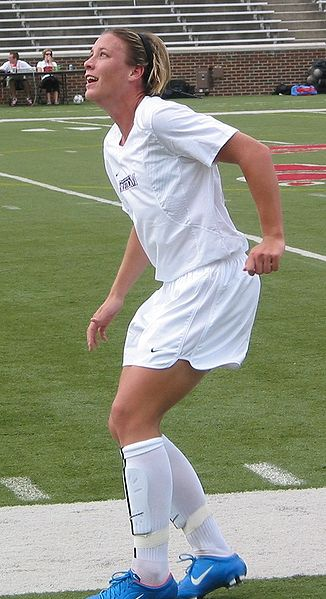
#> input picture Project_Files/Abby_Wambach.png, 326 x 599 px; its folder holds only this picture in this run
$ python Make_old_all_files.py
#> lines starting #> are read from the running program, lines starting #| are printed output that depends on the picture
from __future__ import print_function
import os
from os import path
import PIL
import PIL.ImageDraw
from PIL import Image, ImageEnhance, ImageFilter


global directory

print(os.getcwd())
#defines directory which contains the images to be modified, files must be in a directory called Project_Files
directory = os.getcwd()+"/Project_Files"

def make_old(filename):

    '''This function makes the image processed look old by
    pasting a brown mask on top of it, changing the contrast by certain metrics,
    and then pasting a grainy texture on top of it. After this is done, the image is
    cropped and stored in another variable. It then creates a solid border by
    making a large rectangle, and then the cropped image is pasted upon it. This creates the effect
    of an old style photo.
    '''

    texture = 'Gray_Texture.png'
    imageObject = filename

    #opens the texture and image files to be modified
    imageObject = Image.open(filename)
    Texture_img = PIL.Image.open(texture)

    width, height = imageObject.size #obtains size of the image in directory
    Texture_img.convert("RGBA") #converts into RGBA for transparency
    Texture_img.putalpha(50) #adds opacity to


    enhancer = ImageEnhance.Color(imageObject)
    imageObject = enhancer.enhance(0.0) #lowers brightness, color, contrast etc.

    width, height = imageObject.size #obtains size of image being processed

    position = (int(0.05*width), int(0.05*height), int(0.95*width), int(0.95*height))
    #creates the size of the image to be cropped

    width2, height2 = Texture_img.size

    position2 = (int(0.05*width2), int(0.05*height2), int(0.95*width2), int(0.95*height2))
    #creates the size of the texture to be cropped

    #Image.new(mode, size, color) = image
    brown_mask = PIL.Image.new("RGBA", imageObject.size, (223, 163, 102, 95)) #specifies the color and size of brown mask
    Texture_img = Texture_img.crop(position2) #crops texture image to fit the image processed
    imageObject.paste(brown_mask, (0,0), brown_mask) #makes the image brown, by pasting the mask
    imageObject.paste(Texture_img, (0,0), Texture_img) #adds the texture on top of the image


    newImage = imageObject.crop(position) #crops the image being processed
    enhancer = ImageEnhance.Contrast(newImage) #increases contrast of the image being processed
    newImage = enhancer.enhance(0.8)

    enhancer = ImageEnhance.Brightness(imageObject)
    imageObject = enhancer.enhance(0.95)

    border = PIL.Image.new("RGBA", imageObject.size, (125, 105, 63, 250)) #creates solid brown border

    imageObject.paste(border) #pastes solid border on image processed
    imageObject.paste(newImage, position) #pastes the cropped image on top of the solid border (it's a brown rectangle)

    return imageObject

def get_images(directory):
    """ Returns PIL.Image objects for all the images in directory.

    If directory is not specified, uses current directory.
    Returns a 2-tuple containing
    a list with a  PIL.Image object for each image file in root_directory, and
    a list with a string filename for each image file in root_directory
    """

    if directory == None:
        directory = os.getcwd() # Use working directory if unspecified

    image_list = [] # Initialize aggregaotrs
    file_list = []

    directory_list = os.listdir(directory) # Get list of files
    for entry in directory_list:
        absolute_filename = os.path.join(directory, entry)
        try:
            image = PIL.Image.open(absolute_filename)
            file_list += [entry]
            image_list += [image]
        except IOError:
            pass # do nothing with errors trying to open non-images
    return image_list, file_list

def make_all_images_old(directory):
    """ Saves a modfied version of each image in directory.

    Uses current directory if no directory is specified.
    Places images in subdirectory 'modified', creating it if it does not exist.
    New image files are of type PNG and have transparent rounded corners.
    """
#> called with directory = 'Project_Files'

    if directory == None:
        directory = os.getcwd() # Use working directory if unspecified

    # Create a new directory 'modified'
    new_directory = os.path.join(directory, 'modified')
    try:
        os.mkdir(new_directory)
    except OSError:
        pass # if the directory already exists, proceed

    #load all the image
    image_list, file_list = get_images(directory)
#> in get_images, image is the input picture: PIL image 326x599 RGB; mean R, G, B 141.2, 144.2, 126.4
#> image_list = 1 item; file_list = ['Abby_Wambach.png']

    #go through the images and save modified versions
    for n in range(len(image_list)):
        # Parse the filename
        filename, filetype = file_list[n].split('.')
#> filename = 'Abby_Wambach'; filetype = 'png'
        needed_filename = file_list[n]
#> needed_filename = 'Abby_Wambach.png'
        # For each item in the directory, make them look old
        new_image = make_old(directory+"/"+needed_filename)
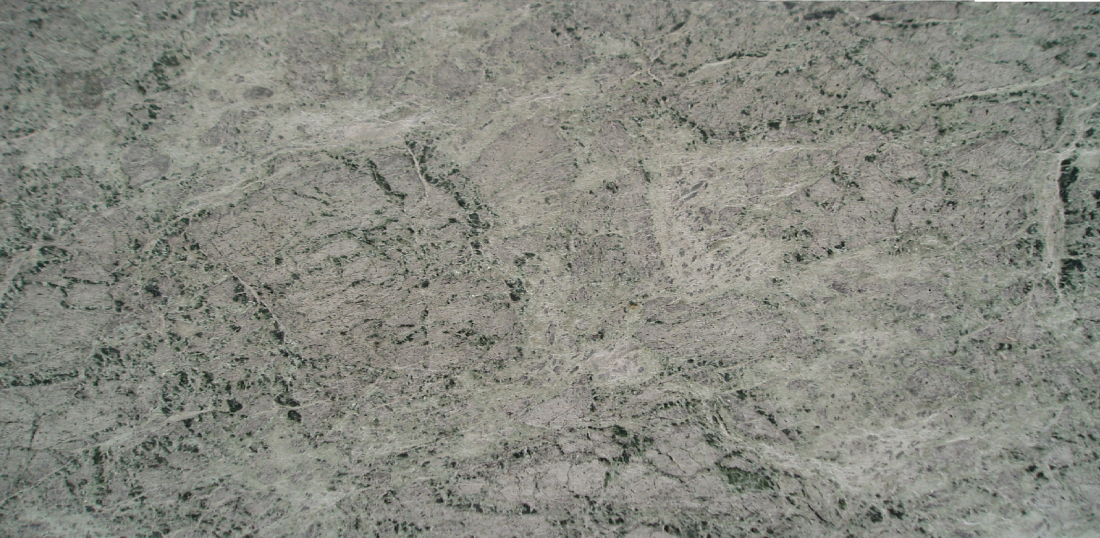
#> input picture Gray_Texture.png, 3300 x 1612 px (shown at 1/3 size)
#> in make_old, Texture_img is the input picture: PIL image 3300x1612 RGB; mean R, G, B 135, 136.5, 128
#> in make_old, `Texture_img.putalpha(50)`:
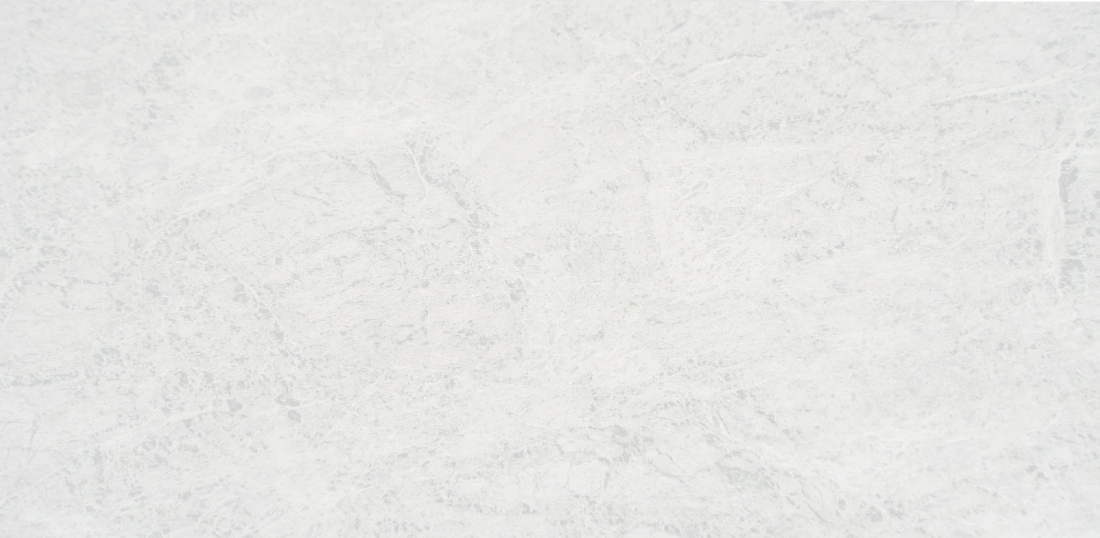
#> Texture_img: PIL image 3300x1612 RGBA (shown at 1/3 size); mean R, G, B, A 135, 136.5, 128, 50; transparent parts drawn white
#> in make_old, `imageObject = enhancer.enhance(0.0)`:
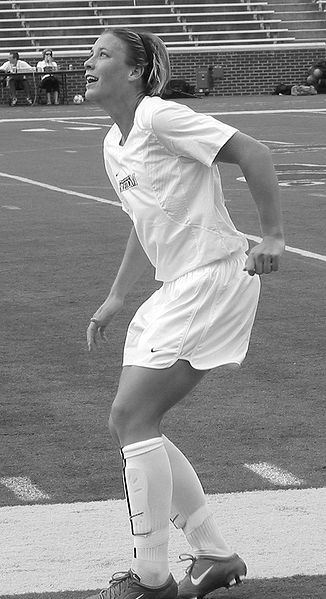
#> imageObject: PIL image 326x599 RGB; min 0, max 255, mean 141.3
#> in make_old, `brown_mask = PIL.Image.new("RGBA", imageObject.size, (223, 163, 102, 9..`:
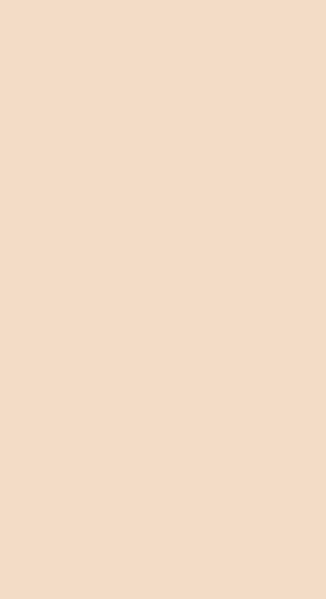
#> brown_mask: PIL image 326x599 RGBA; mean R, G, B, A 223, 163, 102, 95; transparent parts drawn white
#> in make_old, `newImage = imageObject.crop(position)`:
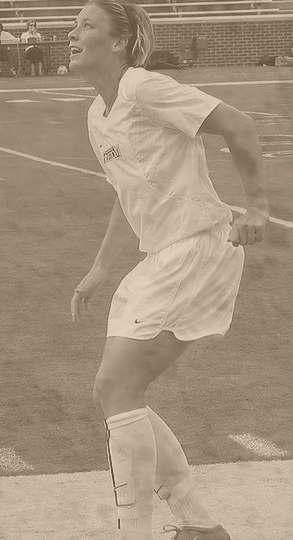
#> newImage: PIL image 293x540 RGB; mean R, G, B 164.3, 147.2, 127.3
#> in make_old, `border = PIL.Image.new("RGBA", imageObject.size, (125, 105, 63, 250))`:
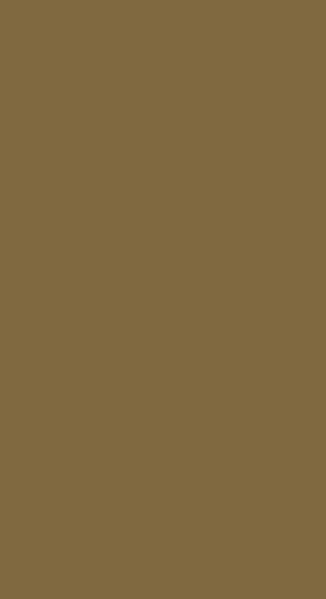
#> border: PIL image 326x599 RGBA; mean R, G, B, A 125, 105, 63, 250; transparent parts drawn white
#> in make_old, `imageObject.paste(newImage, position) #pastes the cropped image on top..`:
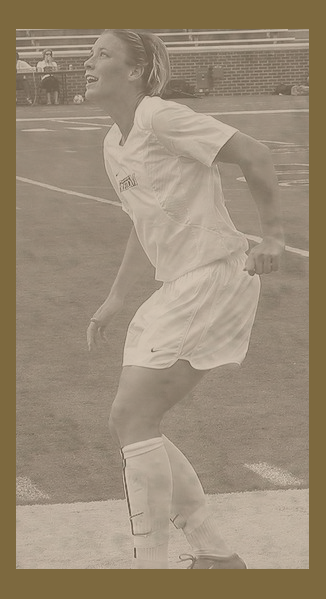
#> imageObject: PIL image 326x599 RGB; mean R, G, B 154.2, 139.3, 118.5
        #save the altered image, suing PNG to retain transparency
        new_image_filename = os.path.join(new_directory, filename +'newly_changed' + '.png')
        new_image.save(new_image_filename)

make_all_images_old(directory)
